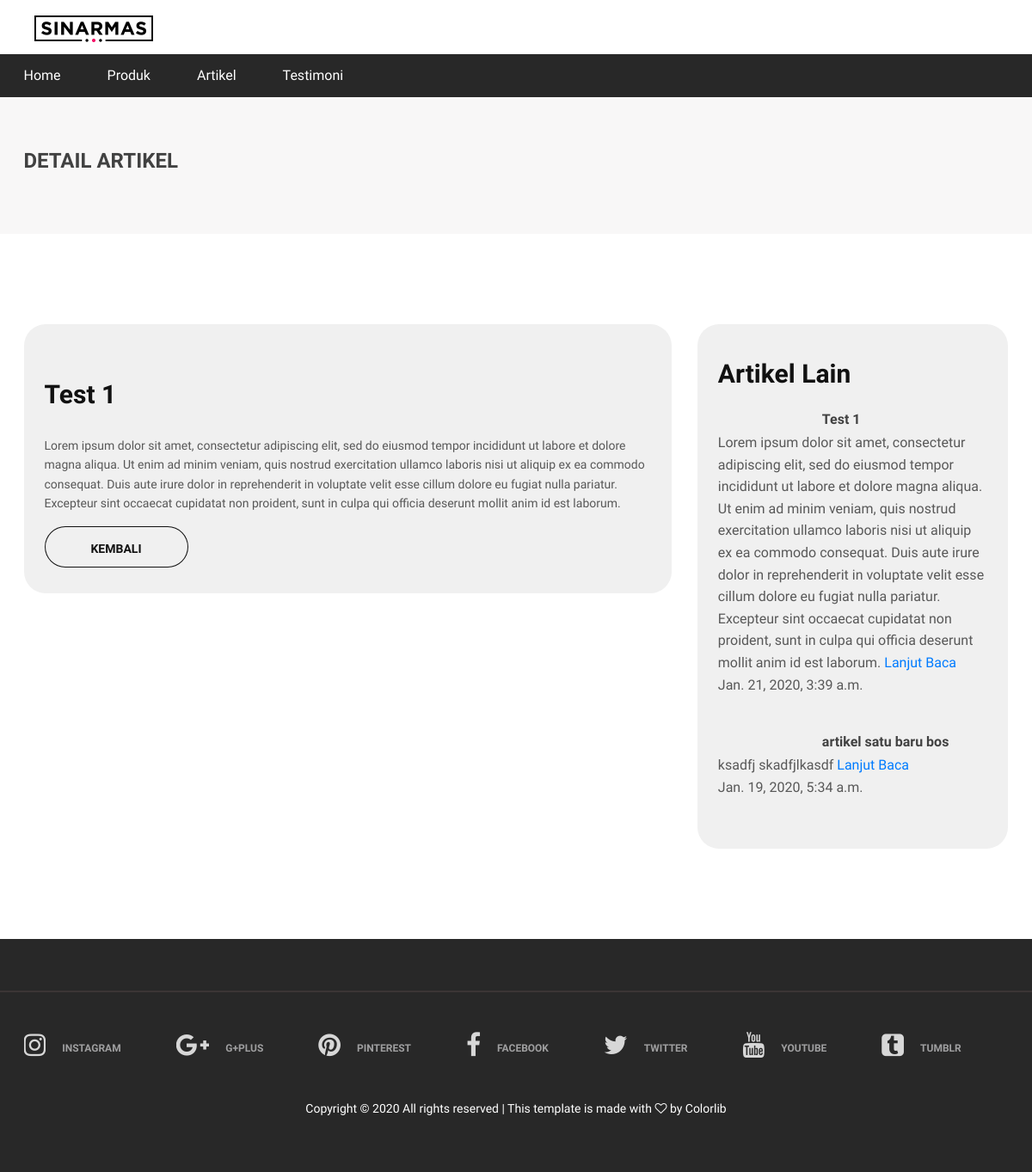
Page /artikel/test-1 on the earlier database version.
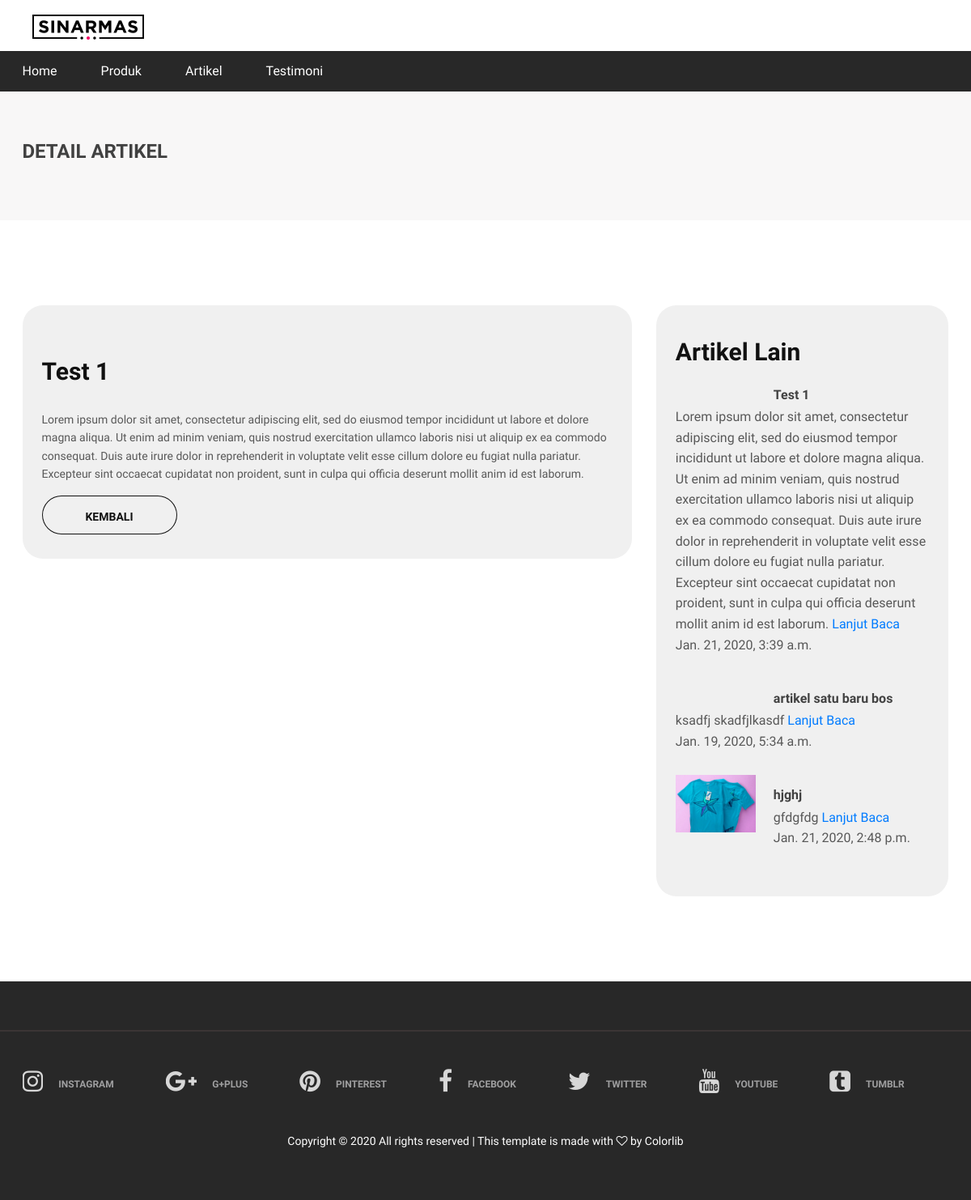
Same page on the later database version.
### blog/models.py (models this page shows, shortened)
class artikel(models.Model):
    judul = models.CharField(max_length=50)
    isi = models.TextField(max_length=1000)
    tanggal = models.DateTimeField(auto_now_add=True,blank=True,null=True)
    slug = models.SlugField(editable=False,blank=True,null=True)
    gambar = models.ImageField(upload_to='images/',null=True)
    kategori = models.ForeignKey(kategori_artikel,on_delete=models.SET_NULL,null=True)

### blog/views.py (the view)
# urls.py: path('<slug:blogslug>',views.show,name='show'),
def show(request,blogslug):
    detail_artikel = artikel.objects.get(slug=blogslug)
    artikel_lain = artikel.objects.all().order_by('?')[0:3]
    context = {
        'detail_artikel':detail_artikel,
        'artikel_lain':artikel_lain,
    }
    return render(request,'blog/show.html',context)

### blog/templates/blog/show.html (shortened to what this page needs)
{% extends 'layout/base.html' %}
{% load static %}
{% block content %}
<div class="page-top-info">
    <div class="container">
        <h4>Detail Artikel</h4>
    </div>
</div>
<section class="checkout-section spad">
    <div class="container">
        <div class="row">
            <div class="col-lg-8 order-1 order-lg-1">
                <div class="checkout-cart">
                    <br>
                    <h3>{{detail_artikel.judul}}</h3>
                    <p>{{detail_artikel.isi}}</p>
                    <button class="site-btn sb-line sb-dark" onclick="history.go(-1)">Kembali</button>
                </div>
            </div>
            <br>
            <div class="col-lg-4 order-2 order-lg-2">
                <div class="checkout-cart">
                    <h3 style="margin-bottom:10px;">Artikel Lain</h3>
                    <ul class="product-list">
                        <ul class="product-list">
                            {% for row in artikel_lain %}
                            <li>
                                <div class="pl-thumb"><img src="{{row.gambar.url}}" alt=""></div>
                                <h6>{{row.judul}}</h6>
                                <p>{{row.isi}} <a href="#">Lanjut Baca</a></p>
                                <p>{{row.tanggal}}</p>
                            </li>
                            {% endfor %}
                        </ul>
                    </ul>
                </div>
            </div>
        </div>
    </div>
</section>
{% endblock content %}

Differences in the rows shown:
added artikel: gambar (picture), judul "hjghj", isi "gfdgfdg", tanggal "Jan. 21, 2020, 2:48 p.m."
